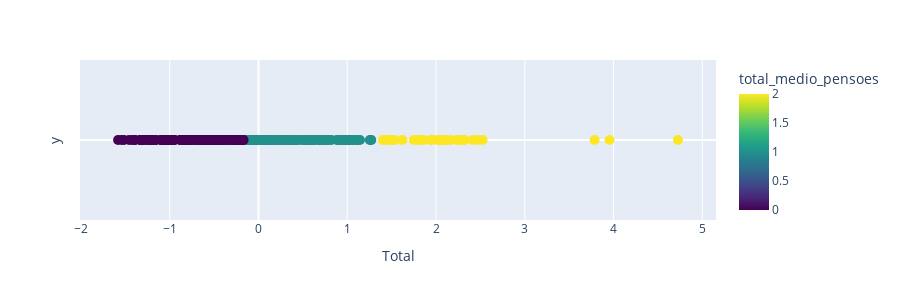

Notebook code cell kept with this figure:
### Code cell
clustered_df = aplicar_kmeans(df_pensoes, 3, nome_cluster='total_medio_pensoes')
save_clustered_df_to_csv(clustered_df, "csv_files/", "6_Valor_Médio_Pensões.csv")

### Figure 1 — Plotly figure (JSON) as saved in the notebook; plotly's stock layout.template omitted (floating-point values rounded to 4 significant figures; data arrays with more than 128 entries replaced by an {"elided": "..."} marker saying what was removed)
{"data": [{"customdata": {"elided": "308x3 mixed values"}, "hovertemplate": "valor=%{x}<br>y=%{y}<br>local=%{customdata[0]}<br>codigo=%{customdata[1]}<br>Total=%{customdata[2]}<br>total_medio_pensoes=%{marker.color}<extra></extra>", "legendgroup": "", "marker": {"color": {"elided": "308 int values"}, "coloraxis": "coloraxis", "size": 10, "symbol": "circle"}, "mode": "markers", "name": "", "orientation": "v", "showlegend": false, "type": "scatter", "x": {"elided": "308 float values"}, "xaxis": "x", "y": {"elided": "308 int values"}, "yaxis": "y"}], "layout": {"coloraxis": {"colorbar": {"title": {"text": "total_medio_pensoes"}}, "colorscale": [[0, "#440154"], [0.1111, "#482878"], [0.2222, "#3e4989"], [0.3333, "#31688e"], [0.4444, "#26828e"], [0.5556, "#1f9e89"], [0.6667, "#35b779"], [0.7778, "#6ece58"], [0.8889, "#b5de2b"], [1, "#fde725"]]}, "height": 300, "legend": {"tracegroupgap": 0}, "margin": {"t": 60}, "xaxis": {"anchor": "y", "domain": [0, 1], "title": {"text": "Total"}}, "yaxis": {"anchor": "x", "domain": [0, 1], "showgrid": false, "showticklabels": false, "title": {"text": "y"}}}}
